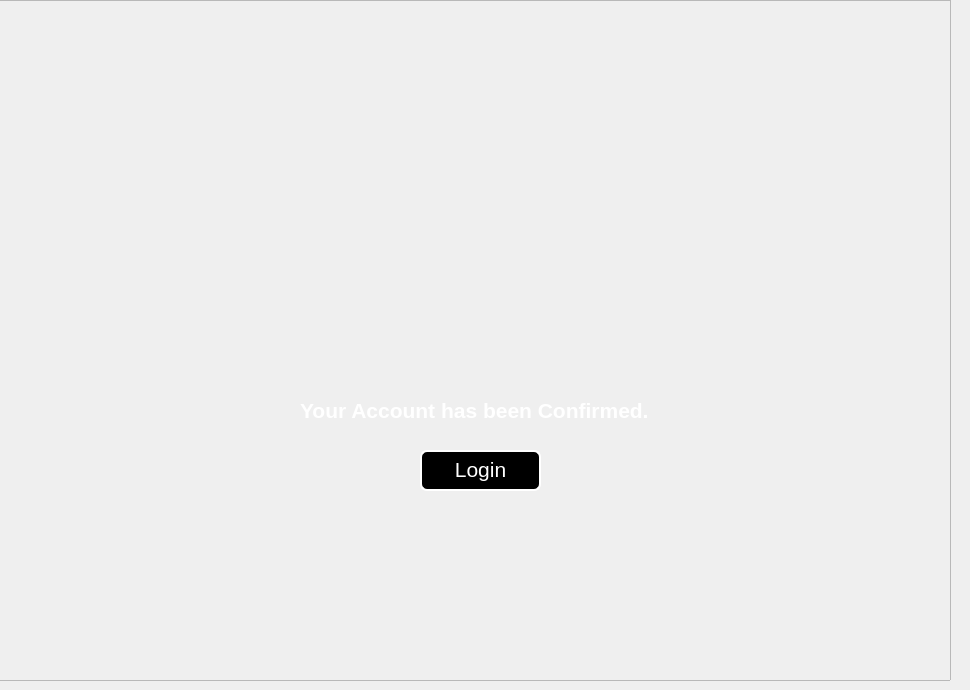
            <widget class="QWidget" name="register_confirmation_page">
             <widget class="QFrame" name="frame_2">
              <property name="geometry">
               <rect>
                <x>-10</x>
                <y>0</y>
                <width>961</width>
                <height>681</height>
               </rect>
              </property>
              <property name="frameShape">
               <enum>QFrame::StyledPanel</enum>
              </property>
              <property name="frameShadow">
               <enum>QFrame::Raised</enum>
              </property>
              <widget class="QLabel" name="confirmation_gif">
               <property name="geometry">
                <rect>
                 <x>380</x>
                 <y>160</y>
                 <width>220</width>
                 <height>215</height>
                </rect>
               </property>
               <property name="text">
                <string/>
               </property>
              </widget>
              <widget class="QLabel" name="label_4">
               <property name="geometry">
                <rect>
                 <x>310</x>
                 <y>400</y>
                 <width>391</width>
                 <height>21</height>
                </rect>
               </property>
               <property name="font">
                <font>
                 <pointsize>16</pointsize>
                 <weight>75</weight>
                 <bold>true</bold>
                </font>
               </property>
               <property name="styleSheet">
                <string notr="true">color: rgb(255, 255, 255);</string>
               </property>
               <property name="text">
                <string>Your Account has been Confirmed.</string>
               </property>
              </widget>
              <widget class="QPushButton" name="login_button_4">
               <property name="geometry">
                <rect>
                 <x>430</x>
                 <y>450</y>
                 <width>121</width>
                 <height>41</height>
                </rect>
               </property>
               <property name="font">
                <font>
                 <pointsize>16</pointsize>
                </font>
               </property>
               <property name="styleSheet">
                <string notr="true">background-color: rgb(0, 0, 0);
color:white;
border:none;
padding-bottom:3px;
border-radius:7px;

border :2px solid ;
border-top-color : white; 
border-left-color :white;
border-right-color :white;
border-bottom-color : white
</string>
               </property>
               <property name="text">
                <string>Login</string>
               </property>
              </widget>
             </widget>
            </widget>
